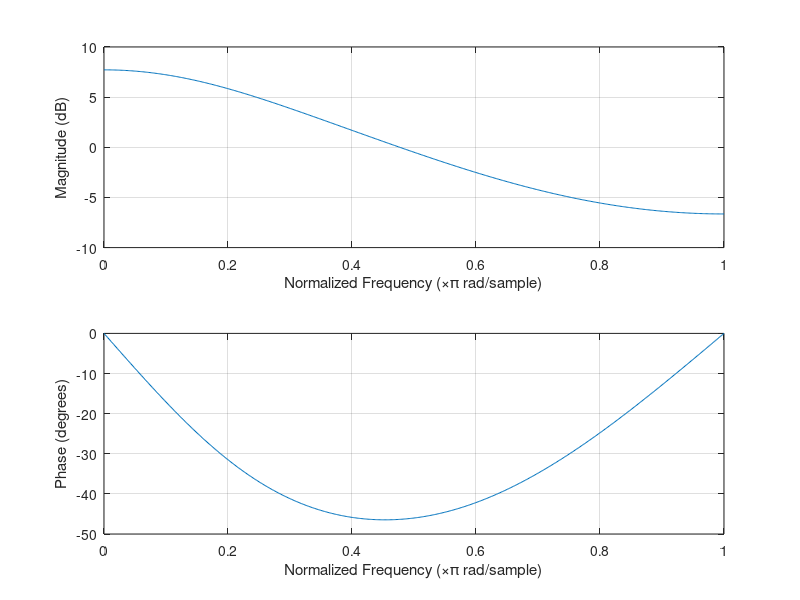
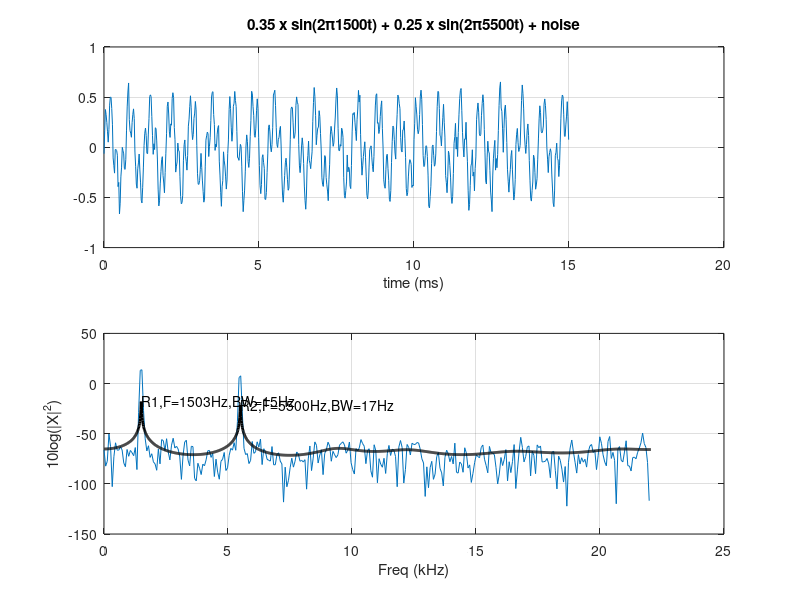

Here is the MATLAB script that generated these plots, in order: (Note: this script raises an error after producing the figures.)
%% some example IIR filters
figure(1)
% roots of the coefficients are really important...
r1 = rand(1)*exp(-1i*pi/(10*rand(1)));
r2 = rand(1)*exp(-1i*pi/(3*rand(1)));
% use the roots to generate the coefficients
a  = poly([r1 conj(r1) r2 conj(r2)]);
% show the coefficients
disp(a)
% plot the magnitude spectrum and phase of the filter
freqz(1,a);


%% Create A Time Vector, x
fs = 44100; % sampling frequency
t = 0:1/fs:0.015; % 150ms of data

x = 0.35 * sin(2*pi*1500.*t) + 0.25 * sin(2*pi*5500.*t); % sum two sine waves
x = x + randn(size(x))/20;

% plot the time vector
figure(2);
subplot(2,1,1);
plot(1000*t,x);
xlabel('time (ms)')
title('0.35 x sin(2\pi1500t) + 0.25 x sin(2\pi5500t) + noise');
grid on;
x = x.*hamming(length(x))';

%% get the FFT of the data

X = fft(x);
X = abs(X(1:end/2+1)./sqrt(length(X))).^2;%normalize and convert to mag^2

% graph the FFT
subplot(2,1,2); hold off;
freq_vector = (0:length(X)-1)/length(X)*fs/2;
plot(freq_vector/1000,10*log(X));
xlabel('Freq (kHz)');
ylabel('10log(|X|^2)');
grid on;

%% get the LPC
clc;
order = 15;
[a,g] = lpc(x,order);
disp(a)

% now get the frequency points which we want to graph
f = (1:length(X)*5)/length(X)/5*pi;
% go through and calculate what the magnitude of the spectrum is
denominator = ones(size(f));
for i=1:length(a)-1
  denominator = denominator + a(i+1)*exp(-1i * f * i);
end
Xlpc = abs((g)./denominator);

% plot the lpc to see how it looks compared to the FFT
subplot(2,1,2); hold on;
freq_vector = (1:length(Xlpc))/length(Xlpc)*fs/2;
plot(freq_vector/1000,10*log(Xlpc),'k','linewidth',2);
grid on;


%% get the resonances and bandwidth strictly from the roots

% get roots
r = roots(a);
freq = angle(r);
% eliminate the conjugates
r = r(freq>=0);
freq = freq(freq>=0);
% now sort by the magnitude of the root (usually this isn't needed)
mag = ones(size(freq));
for i=1:length(freq)
  mag(i) = g/abs(a*exp(-1i.*freq(i).*(0:length(a)-1))');
end
freq = freq*fs/(2*pi); % convert frequency to Hz
bw   = -fs/pi*log(abs(r)); % this is the bandwidth of resonance


for i=1:length(mag)
  if 10*log(mag(i))>-40
    text(freq(i)/1000,10*log(mag(i)),sprintf('R%d,F=%.0fHz,BW=%.0fHz',i,freq(i),bw(i)));
  end
end

%% sample from the microphone and plot some stats of the recording

r = audiorecorder(fs, 16, 1);
fs = 44100; % sampling frequency
numsamples = 30;
figure(3);
ax1 = subplot(4,1,1);
ax2 = subplot(4,1,2);
ax3 = subplot(4,1,3:4);

my_stft = ones(fs/2,numsamples)*(-200);
for iter=1:numsamples
  
  record(r);     % speak into microphone...
  pause(0.05);
  stop(r);
  mySpeech = getaudiodata(r, 'int16'); % get data as int16 array
  
  x=double(mySpeech)./2^16;
  x = x.*hamming(length(x));
  
  % get the FFT of the data
  X = fft(x);
  X = abs(X(1:end/2+1)./sqrt(length(x))).^2;%normalize and convert to mag^2
  
  % get the LPC
  order = 15;
  [a,g] = lpc(x,order);
  
  % now get the frequency points which we want to graph
  f = (1:fs/2)/(fs/2)*pi;
  % go through and calculate what the magnitude of the spectrum from the
  % equation
  denominator = ones(size(f));
  for i=1:length(a)-1
    denominator = denominator + a(i+1)*exp(-1i * f * i);
  end
  Xlpc = abs((g)./denominator);
  my_stft(:,iter) = 10*log(Xlpc);
  
  % graph out the speech and the frequency analysis
  plot(ax1,1000*(1:length(x))./fs,x);
  xlabel('time (ms)')
  hold(ax2, 'off');
  plot(ax2,(1:length(X))/length(X)*fs/2000,10*log(X)); 
  hold(ax2, 'on');
  plot(ax2,(1:length(Xlpc))/length(Xlpc)*fs/2000,10*log(Xlpc),'k');
  xlabel(ax2,'Freq (kHz)')
  %   xlim(ax2,[15 20]);
  imagesc(my_stft,'parent',ax3);
  axis(ax3, 'xy');
  
  % get roots
  rr = roots(a);
  freq = angle(rr);
  % eliminate the conjugates
  rr = rr(freq>=0);
  freq = freq(freq>=0);
  % now sort by the magnitude of the root (usually this isn't needed)
  mag = ones(size(freq));
  for i=1:length(freq)
    mag(i) = g/abs(a*exp(-1i.*freq(i).*(0:length(a)-1))');
  end
  freq = freq*fs/(2*pi); % convert frequency to Hz
  bw   = -fs/pi*log(abs(rr)); % this is the bandwidth of resonance
  
  [unused idxsort] = sort(mag,'descend');
  
  mag = 10*log(mag);
  idx = 0;
  allfreqs = [];
  for i=idxsort(:)'
    if idx<3 && freq(i) > 50 && all(abs(allfreqs-freq(i))>200)
      str = sprintf('F=%.0fHz,BW=%.0fHz',freq(i),bw(i));
      text(freq(i)/1000,mag(i),str,'parent',ax2);
      disp([num2str(i) ' ' str])
      allfreqs(end+1) = freq(i);
      idx=idx+1;
    end
  end
  drawnow();
end


%% whisper vocoder via the lpc

fs = 44100; % sampling frequency
r = audiorecorder(fs, 16, 1);
figure(4);
ax1 = subplot(2,1,1);
ax2 = subplot(2,1,2);

for iters = 1:4
  fprintf('%d/%d Recording...', iters, 4)
  record(r);     % speak into microphone...
  pause(4);
  stop(r);
  fprintf('Coding...');
  mySpeech = getaudiodata(r, 'int16'); % get data as int16 array
  
  x=double(mySpeech)./2^15;
  
  % get the LPC
  order = 15;
  bufflen = 882;% 15 ms of speech
  xbuff = buffer(x,bufflen);
  [a,g] = lpc(xbuff,order);
  
  % excite each lpc filter in the buffer with white noise
  yrand = rand(size(x))-0.5;
  y = yrand;

  for i=1:length(g)
    y(bufflen*(i-1)+1:bufflen*(i)) =...
      filter(sqrt(g(i))*4,[1 a(i,2:end)], yrand(bufflen*(i-1)+1:bufflen*(i)));

  end
  
  
  fprintf('Playing\n');
  % lip radiation model, smooth the output together
  y = filter([1 -0.9],1,y);
  sound(y,fs);  
  
  plot(ax1,1:length(x),x);
  title(ax1,sprintf('Orginal Audio, %.2f bytes/s',length(x)*2/4));
  plot(ax2,1:length(y),y);
  title(ax2,sprintf('Filtered Noise, %.2f bytes/s',(numel(a)+numel(g))*2/4));

  drawnow();
end

